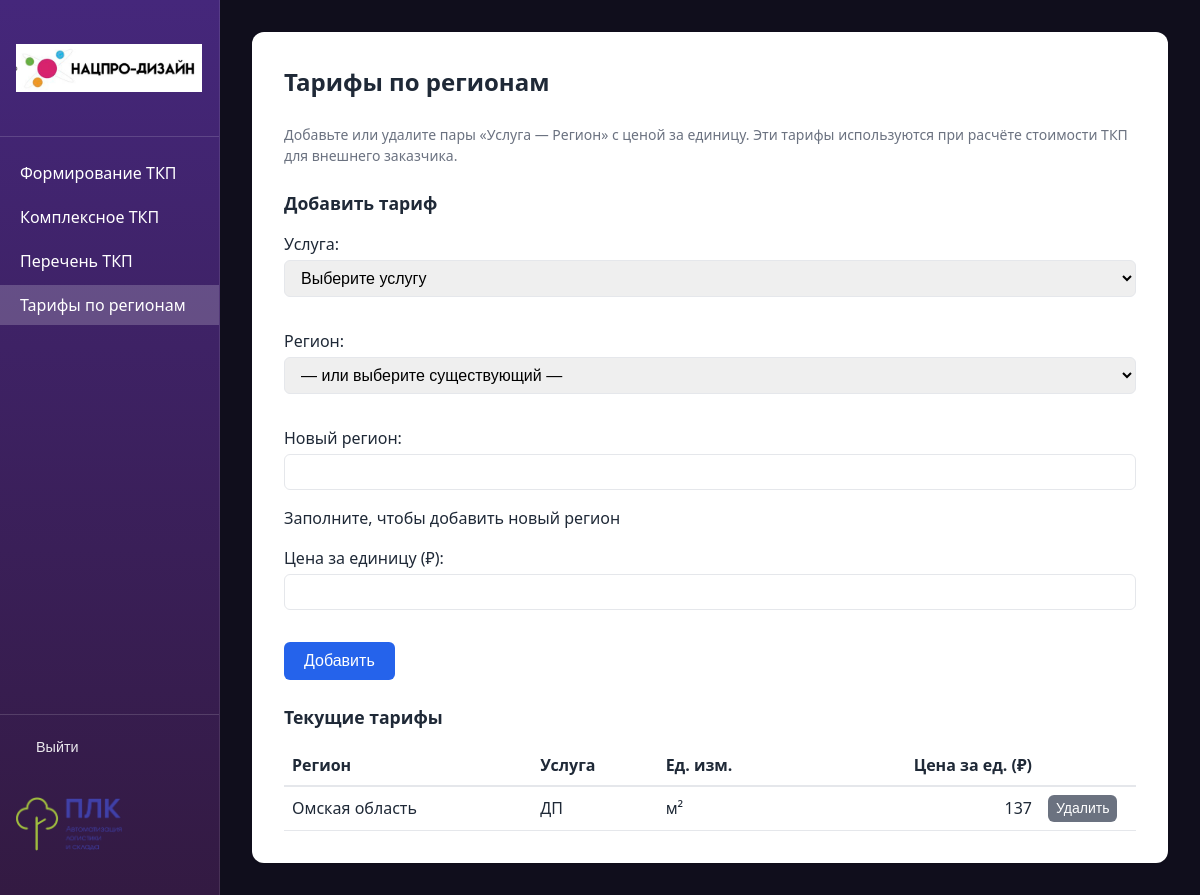
Page /tariffs/ (signed in) on the committed database.
### proposals/models.py (models this page shows, shortened)
class RegionServicePrice(models.Model):
    region = models.ForeignKey(Region, on_delete=models.CASCADE, verbose_name='Регион')
    service = models.ForeignKey(Service, on_delete=models.CASCADE, verbose_name='Услуга')
    unit_price = models.DecimalField(
        'Цена за единицу',
        max_digits=15,
        decimal_places=2,
        default=0,
    )
    class Meta:
        verbose_name = 'Цена по региону'
        verbose_name_plural = 'Цены по регионам'
        unique_together = [['region', 'service']]

class Region(models.Model):
    name = models.CharField('Название региона', max_length=255, unique=True)
    class Meta:
        verbose_name = 'Регион'
        verbose_name_plural = 'Регионы'
        ordering = ['name']
    def __str__(self):
        return self.name

class Service(models.Model):
    UNIT_M2 = 'm2'
    UNIT_PIECE = 'piece'
    UNIT_CHOICES = [
        (UNIT_M2, 'м²'),
        (UNIT_PIECE, 'шт'),
    ]
    name = models.CharField('Наименование услуги', max_length=255)
    template_file = models.CharField(
        'Файл шаблона',
        max_length=255,
        help_text='Имя .docx файла в папке templates_docx/'
    )
    unit_type = models.CharField(
        'Единица измерения',
        max_length=10,
        choices=UNIT_CHOICES,
        default=UNIT_M2,
    )
    order = models.PositiveSmallIntegerField('Порядок', default=0)
    class Meta:
        verbose_name = 'Услуга'
        verbose_name_plural = 'Услуги'
        ordering = ['order', 'name']
    def __str__(self):
        return self.name

### proposals/views.py (the view)
# urls.py: path('tariffs/', views.tariffs_view, name='tariffs'),
@login_required
@require_http_methods(['GET', 'POST'])
def tariffs_view(request):
    if request.method == 'POST':
        delete_id = request.POST.get('delete_id')
        if delete_id:
            try:
                RegionServicePrice.objects.filter(pk=delete_id).delete()
                messages.success(request, 'Тариф удалён.')
            except Exception:
                pass
            return redirect('proposals:tariffs')
        form = TariffForm(request.POST)
        if form.is_valid():
            data = form.cleaned_data
            service = data['service']
            new_name = (data.get('new_region_name') or '').strip()
            if new_name:
                region, _ = Region.objects.get_or_create(name=new_name, defaults={})
            else:
                region = data['region']
            RegionServicePrice.objects.update_or_create(
                region=region,
                service=service,
                defaults={'unit_price': data['unit_price']},
            )
            messages.success(request, f'Тариф сохранён: {service.name} — {region.name}.')
            return redirect('proposals:tariffs')
    else:
        form = TariffForm()
    tariffs_list = RegionServicePrice.objects.select_related('region', 'service').order_by('region__name', 'service__name')
    context = {'form': form, 'tariffs_list': tariffs_list}
    return render(request, 'proposals/tariffs.html', context)

### proposals/forms.py (shortened to what this page needs)
class TariffForm(forms.Form):
    service = forms.ModelChoiceField(
        label='Услуга',
        queryset=Service.objects.none(),
        empty_label='Выберите услугу'
    )
    region = forms.ModelChoiceField(
        label='Регион',
        queryset=Region.objects.none(),
        empty_label='— или выберите существующий —',
        required=False
    )
    new_region_name = forms.CharField(
        label='Новый регион',
        max_length=255,
        required=False,
        help_text='Заполните, чтобы добавить новый регион'
    )
    unit_price = forms.DecimalField(
        label='Цена за единицу (₽)',
        max_digits=15,
        decimal_places=2,
        min_value=0
    )
    def __init__(self, *args, **kwargs):
        super().__init__(*args, **kwargs)
        self.fields['service'].queryset = Service.objects.all()
        self.fields['region'].queryset = Region.objects.all().order_by('name')

### proposals/templatetags/proposal_filters.py (called while the page is built)
@register.filter
def format_price(value):
    if value is None:
        return ''
    try:
        s = str(int(value))
    except (ValueError, TypeError):
        return str(value)
    n = len(s)
    if n <= 3:
        return s
    r = n % 3 or 3
    result = s[:r]
    for i in range(r, n, 3):
        result += ' ' + s[i:i + 3]
    return result

### proposals/templates/proposals/tariffs.html (shortened to what this page needs)
{% extends "proposals/base.html" %}
{% load proposal_filters %}
{% block container_extra_class %}container--wide{% endblock %}
{% block content %}
<h1>Тарифы по регионам</h1>
<p class="help">Добавьте или удалите пары «Услуга — Регион» с ценой за единицу. Эти тарифы используются при расчёте стоимости ТКП для внешнего заказчика.</p>
<h2 style="font-size: 1.1rem; margin-top: 1.5rem;">Добавить тариф</h2>
<form method="post" action="{% url 'proposals:tariffs' %}" style="margin-bottom: 1.5rem;">
    {{ form.as_p }}
    <button type="submit" class="btn">Добавить</button>
</form>
<h2 style="font-size: 1.1rem; margin-top: 1.5rem;">Текущие тарифы</h2>
<div style="overflow-x: auto;">
    <table style="width: 100%; border-collapse: collapse;">
        <thead>
            <tr style="border-bottom: 2px solid var(--border);">
                <th style="text-align: left; padding: 0.5rem;">Регион</th>
                <th style="text-align: left; padding: 0.5rem;">Услуга</th>
                <th style="text-align: left; padding: 0.5rem;">Ед. изм.</th>
                <th style="text-align: right; padding: 0.5rem;">Цена за ед. (₽)</th>
                <th style="width: 6rem;"></th>
            </tr>
        </thead>
        <tbody>
            {% for t in tariffs_list %}
            <tr style="border-bottom: 1px solid var(--border);">
                <td style="padding: 0.5rem;">{{ t.region.name }}</td>
                <td style="padding: 0.5rem;">{{ t.service.name }}</td>
                <td style="padding: 0.5rem;">{{ t.service.get_unit_type_display }}</td>
                <td style="padding: 0.5rem; text-align: right;">{{ t.unit_price|format_price }}</td>
                <td style="padding: 0.5rem;">
                    <form method="post" action="{% url 'proposals:tariffs' %}" style="display: inline;">
                        <button type="submit" class="btn btn-secondary" style="padding: 0.35rem 0.5rem; font-size: 0.875rem;">Удалить</button>
                    </form>
                </td>
            </tr>
            {% empty %}
            <tr>
                <td colspan="5" style="padding: 1rem; color: var(--text-muted);">Нет тарифов. Добавьте первую пару выше или загрузите из CSV: <code>python manage.py load_region_prices</code></td>
            </tr>
            {% endfor %}
        </tbody>
    </table>
</div>
{% endblock %}

### proposals/templates/proposals/base.html (style rules this page uses)
:root { --bg: #100E1C; --card: #fff; --primary: #2563eb; --primary-hover: #1d4ed8; --text: #1f2937; --text-muted: #6b7280; --border: #e5e7eb; --success: #059669; --sidebar-w: 220px; --sidebar-gradient: linear-gradient(180deg, #45277B 0%, #331A42 100%); }
* { box-sizing: border-box; }
body { font-family: system-ui, -apple-system, sans-serif; background: var(--bg); color: var(--text); margin: 0; line-height: 1.5; }
h1 { font-size: 1.5rem; margin: 0 0 1.5rem; color: var(--text); }
label { display: block; font-weight: 500; margin-bottom: 0.25rem; color: var(--text); }
input, select, textarea { width: 100%; padding: 0.5rem 0.75rem; border: 1px solid var(--border); border-radius: 6px; font-size: 1rem; margin-bottom: 1rem; }
button, .btn { display: inline-block; padding: 0.6rem 1.25rem; background: var(--primary); color: white; border: none; border-radius: 6px; font-size: 1rem; cursor: pointer; text-decoration: none; }
.btn-secondary { background: var(--text-muted); }
.help { font-size: 0.875rem; color: var(--text-muted); margin-top: 0.25rem; }

### rows in the picture
RegionServicePrice: region.name "Омская область", service.name "ДП", service.unit_type "м²", unit_price "137"
